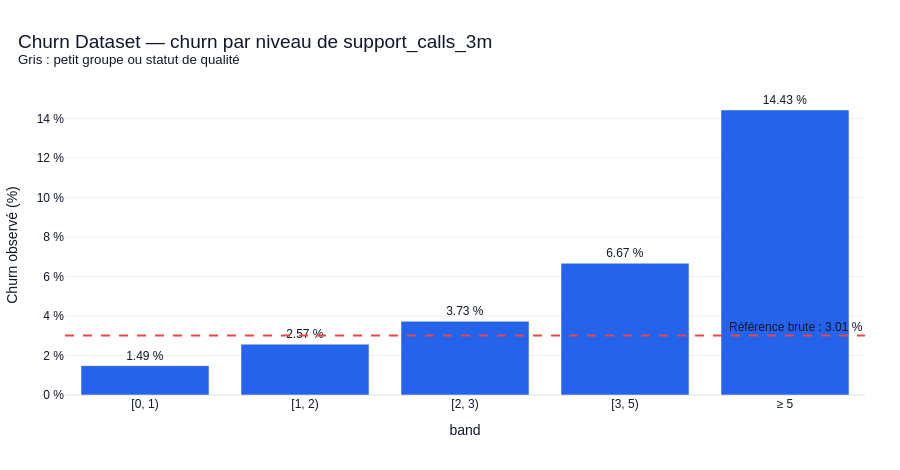

Notebook cell for this chart:
### Markdown cell above
## Axes 12–14 — Quels signaux comportementaux sont associés au churn ?

### Axe 12 — Les appels au support révèlent-ils un niveau de difficulté particulier ?

**Question d’analyse.** Le taux augmente-t-il lorsque le nombre d'appels récents devient élevé ?
**Méthodologie.** Lire les taux par bande d'appels avec les observations, clients distincts et lignes positives au survol.

### Axe 13 — Les incidents de paiement s'accompagnent-ils d'un churn plus élevé ?

**Question d’analyse.** Les observations avec plusieurs retards présentent-elles une association différente de celles sans retard ?
**Méthodologie.** Comparer le gradient de taux et les effectifs ; un groupe à taux élevé peut contenir peu de positifs au total.

### Axe 14 — La satisfaction renseignée distingue-t-elle les taux observés ?

**Question d’analyse.** Les notes de satisfaction faibles sont-elles associées à davantage de churn ?
**Méthodologie.** Comparer les bandes de `nps` sur les valeurs disponibles. L'interprétation provisoire reste une
note individuelle de 0 à 10, à confirmer ; ce n'est pas nécessairement un NPS agrégé.

Ces graphiques complètent les boxplots : ils présentent le **taux de churn conditionnel à un niveau**,
plutôt que la distribution d'une variable selon la cible. Les bornes sont exploratoires, pas des seuils
opérationnels validés. Les domaines viennent du contrat qualité. Les manquants sont analysés à l'axe 16 ;
les valeurs hors domaine restent traçables dans les tables exportables.

**KPI étudiés — axe 12.** Taux, effectifs, clients et volume positif par niveau d’appels.

**KPI étudiés — axe 13.** Taux, effectifs et part des positifs par niveau de retards.

**KPI étudiés — axe 14.** Taux et effectifs par niveau de satisfaction, sur les notes disponibles.

**Visualisation.** Les cellules suivantes présentent les tableaux et graphiques associés ; les axes regroupés partagent les mêmes calculs sans reproduire les visuels.

### Code cell
behavior_tables = {}
for column, edges in config.diagnostic_bands.items():
    table = explorer.band_churn(df, column, edges, quality_rules.numeric[column])
    behavior_tables[column] = table
    plot_table = table.loc[
        ~table["band"].astype("string").isin(["Non renseigné", "Hors domaine / invalide"])
    ]
    fig = plot_diagnostic_rates(
        plot_table,
        "band",
        baseline_rate=baseline_rate,
        title=f"Churn Dataset — churn par niveau de {column}",
    )
    interactive_figures[f"bands_{column}"] = fig
    fig.show(renderer="plotly_mimetype")

### Figure 1 — Plotly figure (JSON) as saved in the notebook; plotly's stock layout.template omitted (floating-point values rounded to 4 significant figures)
{"data": [{"customdata": [[13520.0, 3457.0, 201.0, -1.522, 0.494, 17.27], [13100.0, 3640.0, 337.0, -0.4365, 0.8549, 28.95], [7398.0, 3174.0, 276.0, 0.7221, 1.24, 23.71], [4167.0, 2300.0, 278.0, 3.663, 2.217, 23.88], [499.0, 413.0, 72.0, 11.42, 4.796, 6.186]], "hovertemplate": "%{x}<br>Churn : %{y:.2f} %<br>Lignes : %{customdata[0]:,.0f}<br>Clients distincts : %{customdata[1]:,.0f}<br>Lignes positives : %{customdata[2]:,.0f}<br>Écart : %{customdata[3]:+.2f} points<br>Ratio descriptif : %{customdata[4]:.2f}<br>Part des positifs : %{customdata[5]:.1f} %<extra></extra>", "marker": {"color": ["#2563EB", "#2563EB", "#2563EB", "#2563EB", "#2563EB"]}, "text": [1.486, 2.572, 3.731, 6.671, 14.43], "textposition": "outside", "texttemplate": "%{text:.2f} %", "type": "bar", "x": ["[0, 1)", "[1, 2)", "[2, 3)", "[3, 5)", "≥ 5"], "y": [1.486, 2.572, 3.731, 6.671, 14.43]}], "layout": {"annotations": [{"showarrow": false, "text": "Référence brute : 3.01 %", "x": 1, "xanchor": "right", "xref": "x domain", "y": 3.009, "yanchor": "bottom", "yref": "y"}], "font": {"color": "#0F172A", "family": "Arial", "size": 12}, "height": 470, "hoverlabel": {"bgcolor": "white", "font": {"size": 12}}, "margin": {"b": 75, "l": 60, "r": 35, "t": 95}, "paper_bgcolor": "white", "plot_bgcolor": "white", "shapes": [{"line": {"color": "#EF4444", "dash": "dash"}, "type": "line", "x0": 0, "x1": 1, "xref": "x domain", "y0": 3.009, "y1": 3.009, "yref": "y"}], "title": {"font": {"color": "#0F172A", "size": 19}, "text": "Churn Dataset — churn par niveau de support_calls_3m<br><sup>Gris : petit groupe ou statut de qualité</sup>", "x": 0.02}, "xaxis": {"categoryarray": ["[0, 1)", "[1, 2)", "[2, 3)", "[3, 5)", "≥ 5"], "categoryorder": "array", "title": {"text": "band"}, "type": "category"}, "yaxis": {"rangemode": "tozero", "ticksuffix": " %", "title": {"text": "Churn observé (%)"}}}}
